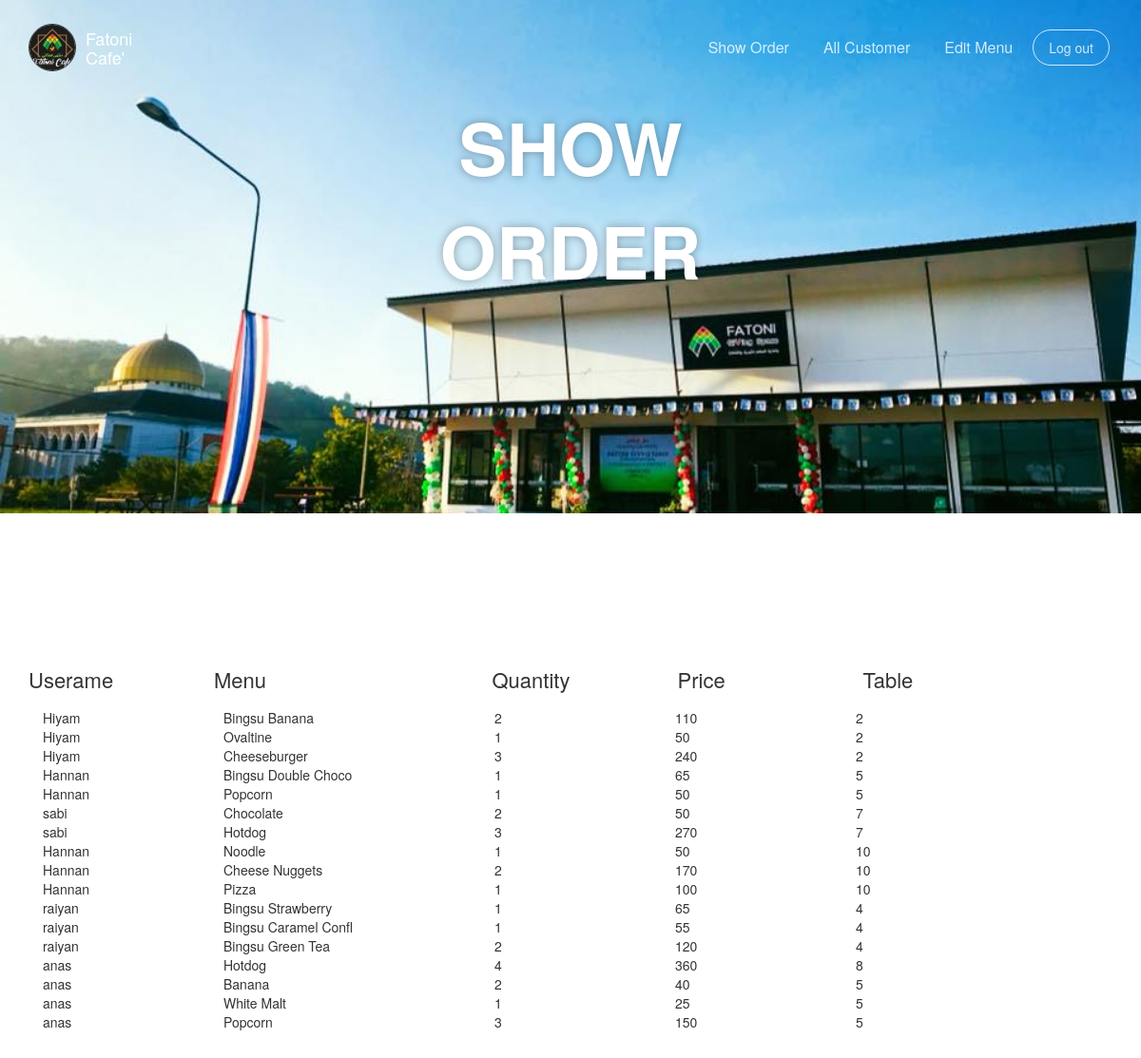
Before: /show_order.php with the older database file.
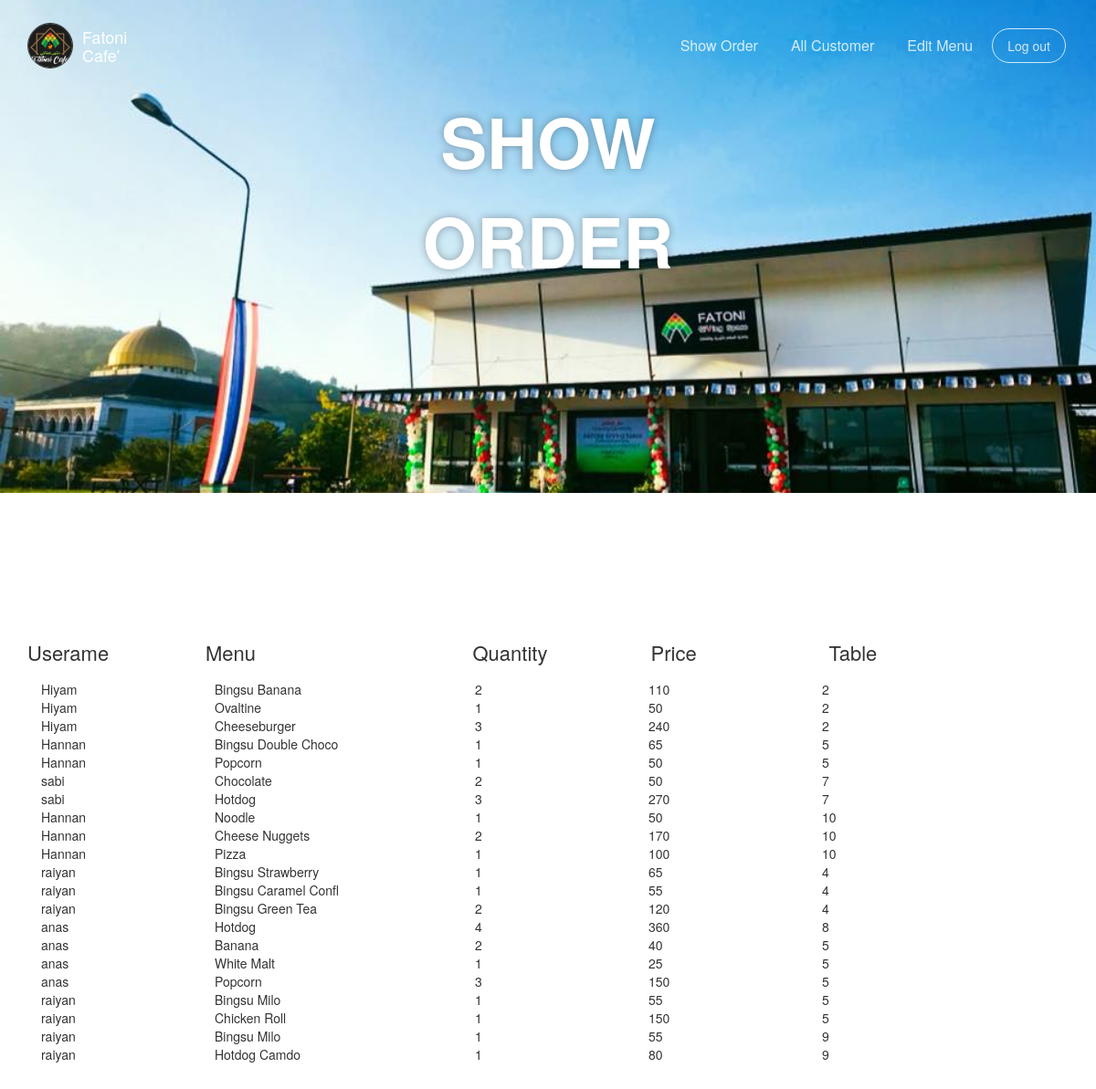
After: the same page with the newer database file.
### tables this page shows
CREATE TABLE `orderfood` (
  `id` int(11) NOT NULL,
  `item_id` int(11) NOT NULL,
  `qt` int(5) NOT NULL,
  `price` int(5) NOT NULL,
  `cus` varchar(30) NOT NULL,
  `numtable` int(5) NOT NULL
);

CREATE TABLE `items` (
  `id` int(5) NOT NULL,
  `name` varchar(20) NOT NULL,
  `price` int(11) NOT NULL,
  `deleted` tinyint(4) NOT NULL DEFAULT 0
);

### show_order.php (the view, shortened to what this page needs)
<?php
$servername = "localhost";
$server_user = "root";
$server_pass = "";
$dbname = "ftucafe";
$con = new mysqli($servername, $server_user, $server_pass, $dbname);
?>
<!doctype html>
<html lang="en">
<head>
    <link href="bootstrap3/css/bootstrap.css" rel="stylesheet" />
  <link href="assets/css/gsdk.css" rel="stylesheet" />
    <link href="assets/css/demo.css" rel="stylesheet" />
    <link href="bootstrap3/css/font-awesome.css" rel="stylesheet">
</head>
<body>
<div id="navbar-full">
    <div class="container">
        <nav class="navbar navbar-ct-blue navbar-transparent navbar-fixed-top" role="navigation">
          <div class="container">
            <div class="navbar-header">
                <a href="https://is.gd/nXt8pN">
                     <div class="logo-container">
                        <div class="logo">
                            <img src="assets/img/new_logo.jpg">
                        </div>
                        <div class="brand">
                            Fatoni Cafe'
                        </div>
                    </div>
                </a>
            </div>
            <div class="collapse navbar-collapse" id="bs-example-navbar-collapse-1">
              <ul class="nav navbar-nav navbar-right">
                    <li><a href="show_order.php">Show Order</a></li>
                    <li><a href="All_customer.php">All Customer</a></li>
                    <li><a href="editmenu.php">Edit Menu</a></li>
                    <li><a href="http://localhost/food/home.php" class="btn btn-round btn-default">Log out</a></li>
               </ul>
            </div>
          </div>
        </nav>
    </div>
    <div class='blurred-container'>
        <div class="motto">
            <div>SHOW ORDER</div>
        </div>
        <div class="img-src" style="background-image: url('assets/img/cover.jpg')"></div>
    </div>
</div>
<div class="main">
    <div class="container tim-container">
       <div class="space-100"></div>
        <div class="row">
                  <thead>
                      <tr>
                        <th><div class="col-md-2 col-sm-6" >
                    <h4>Userame</h4>
                </div></th>
                        <th><div class="col-md-3 col-sm-6" >
                    <h4>Menu</h4>
                </div></th>
                        <th><div class="col-md-2 col-sm-6" >
                    <h4>Quantity</h4>
                </div></th>
                <th><div class="col-md-2 col-sm-6" >
                    <h4>Price</h4>
                </div></th>
                <th><div class="col-md-2 col-sm-6" >
                    <h4>Table</h4>
                </div></th>
                      </tr>
                    </thead>
          </div>
                    <tbody>
        <?php
        $result = mysqli_query($con, "SELECT orderfood.cus, items.name, orderfood.price, orderfood.qt,orderfood.numtable FROM orderfood, items where items.id=orderfood.item_id");
        while($row = mysqli_fetch_array($result))
        {
          echo '<tr><th><div class="col-md-2 col-sm-6" >'.$row["cus"].'</div></th>';
          echo '<tr><th><div class="col-md-3 col-sm-6" >'.$row["name"].'</div></th>';
          echo '<tr><th><div class="col-md-2 col-sm-6" >'.$row["qt"].'</div></th>';
          echo '<tr><th><div class="col-md-2 col-sm-6" >'.$row["price"].'</div></th>';
          echo '<tr><th><div class="col-md-2 col-sm-6" >'.$row["numtable"].'</div></th>';
        }
        ?>
                    </tbody>
              </div>
            </div>
 <div class="space-100"></div>
</html>

### assets/css/gsdk.css (style rules this page uses)
h1, .h1, h2, .h2, h3, .h3, h4, .h4, h5, .h5, h6, .h6, p, .navbar, .brand, .btn-simple, a, .td-name, td { -moz-osx-font-smoothing: grayscale; -webkit-font-smoothing: antialiased; font-family: "Helvetica Neue","Open Sans",Arial,sans-serif; }
h1, .h1, h2, .h2, h3, .h3, h4, .h4 { font-weight: 400; margin: 30px 0 15px; }
h4, .h4 { font-size: 22px; line-height: 30px; }
body { font-family: "Helvetica Neue","Open Sans",Arial,sans-serif; }
.main { background-color: #FFFFFF; position: relative; }
a { color: #2CA8FF; }
.form-control, .input-group-addon, .tagsinput, .navbar, .navbar .alert { -webkit-transition: all 300ms linear; -moz-transition: all 300ms linear; -o-transition: all 300ms linear; -ms-transition: all 300ms linear; transition: all 300ms linear; }
.btn { border-width: 2px; background-color: transparent; font-weight: 400; opacity: 0.8; filter: alpha(opacity=80); padding: 8px 16px; border-color: #888888; color: #888888; }
.btn-round { border-width: 1px; border-radius: 30px !important; padding: 9px 18px; }
.navbar { border: 0; font-size: 16px; transition: all 0.4s; -webkit-transition: all 0.4s; }
.navbar .navbar-nav > li > a { padding: 10px 15px; margin: 15px 3px; }
.navbar .navbar-nav > li > a.btn { margin: 15px 3px; padding: 8px 16px; }
.navbar .navbar-nav > li > a.btn-round { margin: 16px 3px; }
.navbar .btn { margin: 15px 3px; font-size: 14px; }
.navbar-transparent .navbar-nav > li > a:not(.btn), .navbar-transparent .navbar-nav > li > a.btn-default, [class*="navbar-ct"] .navbar-nav > li > a:not(.btn), [class*="navbar-ct"] .navbar-nav > li > a.btn-default { color: #FFFFFF; border-color: #FFFFFF; opacity: 0.8; filter: alpha(opacity=80); }
.navbar-transparent .btn-default, [class*="navbar-ct"] .btn-default { color: #FFFFFF; border-color: #FFFFFF; }
.navbar-ct-blue { background-color: rgba(52, 172, 220, 0.98); }
.navbar-transparent { padding-top: 15px; background-color: transparent; border-bottom: 1px solid transparent; }

### assets/css/demo.css (style rules this page uses)
.tim-container { background: #ffffff; }
#navbar-full .navbar { border-radius: 0 !important; margin-bottom: 0; }
.main { background-color: #FFFFFF; }
.space-100 { height: 100px; display: block; width: 100%; }
.blurred-container { position:relative; width:100%; height:540px; top:0; left:0; }
.blurred-container > .img-src { position:fixed; width:100%; height:540px; background-repeat:no-repeat; background-size:cover; background-position: center center; }
.logo-container { margin-top: 10px; }
.logo-container .logo { overflow: hidden; border-radius: 50%; border: 1px solid #333333; height: 50px; width: 50px; float: left; }
.logo-container .logo img { width: 100%; }
.logo-container .brand { font-size: 18px; color: #FFFFFF; float: left; height: 50px; line-height: 20px; margin-left: 10px; margin-top: 5px; width: 60px; }
.blurred-container .motto { color: #FFFFFF; font-size: 76px; font-weight: 600; text-align: center; text-shadow: 0 0 10px rgba(0, 0, 0, 0.33); text-transform: uppercase; top: 100px; z-index: 3; display: block; margin: 0 auto; position: relative; width: 306px; height: 0; }
.main { background-color: #FFFFFF; position: relative; }

Changed rows visible on the page:
added orderfood: cus "raiyan", item.name "Bingsu Milo", qt "1", price "55", numtable "5"
added orderfood: cus "raiyan", item.name "Chicken Roll", qt "1", price "150", numtable "5"
added orderfood: cus "raiyan", item.name "Bingsu Milo", qt "1", price "55", numtable "9"
added orderfood: cus "raiyan", item.name "Hotdog Camdo", qt "1", price "80", numtable "9"
